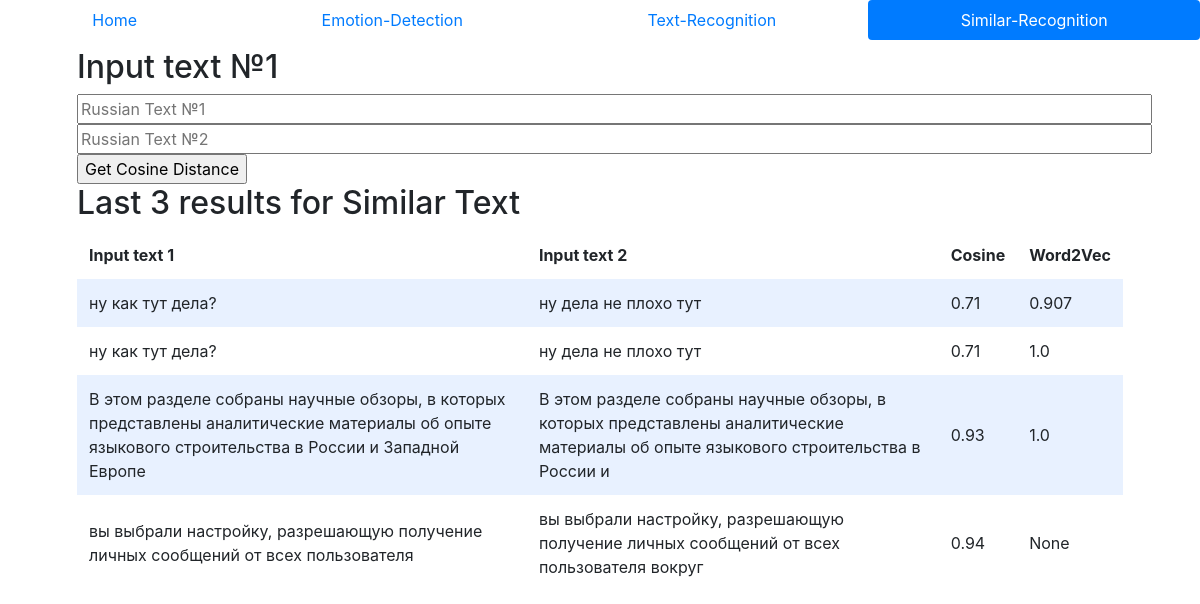
Before: /similar-recognition with the older database file.
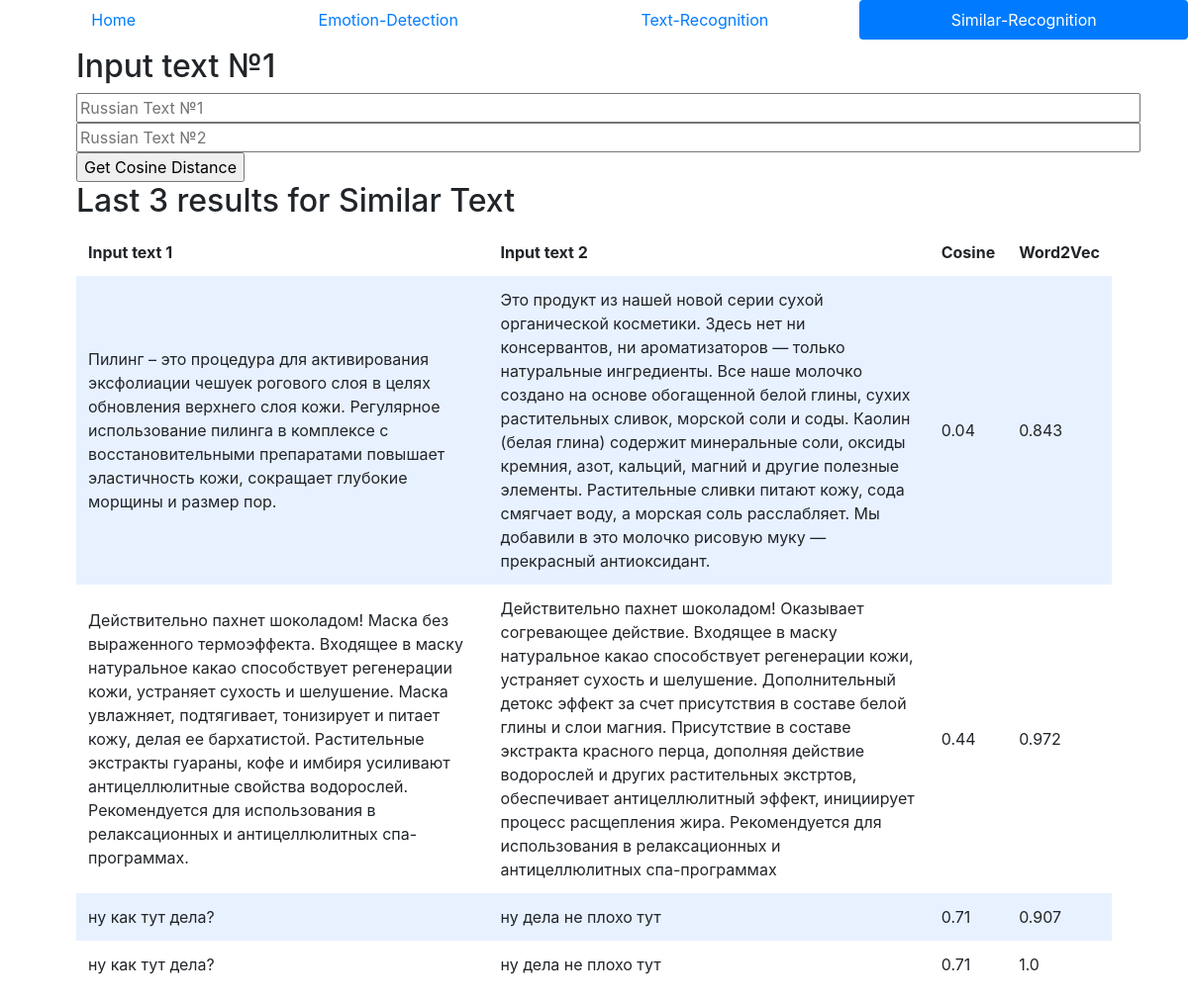
After: the same page with the newer database file.
### tables this page shows
CREATE TABLE similar(id INTEGER PRIMARY KEY AUTOINCREMENT, text_1 TEXT NOT NULL, text_2 TEXT NOT NULL, score FLOAT NOT NULL, w2v FLOAT);

### app.py (the view)
@app.route("/similar-recognition", methods=["GET", "POST"])
def similar_txt():
    if request.method == "POST":
        text_1 = request.form.get("text_1")
        text_2 = request.form.get("text_2")
        if not text_1 or not text_2:  # If there is no name, showing erros page
            return render_template("error.html", message="No texts, try again!")
        get_cosine = similarity.processing(text_1, text_2)
        s1_afv = similarity.avg_feature_vector(text_1, model=model,
                                               num_features=100, index2word_set=index2word_set)
        s2_afv = similarity.avg_feature_vector(text_2, model=model,
                                               num_features=100, index2word_set=index2word_set)
        get_cosine_w2v = similarity.cosine_distance(s1_afv, s2_afv)
        db.execute("INSERT INTO similar (text_1, text_2, score, w2v) VALUES(?, ?, ?, ?)",
                   text_1, text_2, get_cosine, round(float(get_cosine_w2v), 3))
        results = db.execute("SELECT * FROM similar ORDER BY id DESC LIMIT 4")
        return render_template("similar-recognition.html", results=results)
    else:
        results = db.execute("SELECT * FROM similar ORDER BY id DESC LIMIT 4")
        return render_template("similar-recognition.html", results=results)

### app.py (called while the page is built)
@app.after_request
def after_request(response):
    response.headers["Cache-Control"] = "no-cache, no-store, must-revalidate"
    response.headers["Expires"] = 0
    response.headers["Pragma"] = "no-cache"
    return response

### templates/similar-recognition.html (shortened to what this page needs)
<!DOCTYPE html>
<html lang="en">
    <head>
        <link rel="stylesheet" href="https://cdn.jsdelivr.net/npm/bootstrap@4.5.3/dist/css/bootstrap.min.css">
        <link href="static/styles.css" rel="stylesheet">
    </head>
    <body>
        <nav class="nav nav-pills nav-fill">
            <li class="nav-item">
                <a class="nav-link" href="/">Home</a>
            </li>
            <li class="nav-item">
                <a class="nav-link" href="/emotion-detection">Emotion-Detection</a>
            </li>
            <li class="nav-item">
                <a class="nav-link" href="/text-recognition">Text-Recognition</a>
            </li>
            <li class="nav-item">
                <a class="nav-link active" href="/similar-recognition">Similar-Recognition</a>
            </li>
        </nav>
        <div class="container">
            <div class="section">
                <h2>Input text №1</h2>
                <form action="/similar-recognition" method="post">
                    <input autofocus placeholder="Russian Text №1" name="text_1" type="text" size="100" required>
                    <input autofocus placeholder="Russian Text №2" name="text_2" type="text" size="100" required>
                    <input type="submit" value="Get Cosine Distance">
                </form>
                <h2>Last 3 results for Similar Text</h2>
                <table>
                    <thead>
                        <tr>
                            <th>Input text 1</th>
                            <th>Input text 2</th>
                            <th>Cosine</th>
                            <th>Word2Vec</th>
                        </tr>
                    </thead>
                    <tbody>
                        {% for result in results %}
                            <tr>
                                <td>{{ result.text_1 }}</td>
                                <td>{{ result.text_2 }}</td>
                                <td>{{ result.score }}</td>
                                <td>{{ result.w2v }}</td>
                            </tr>
                        {% endfor %}
                    </tbody>
                </table>
            </div>
        </div>
    </body>
</html>

Changed rows visible on the page:
no longer on this page (row unchanged): similar: text_1 "В этом разделе собраны научные обзоры, в которых представлены аналитические материалы об опыте языкового строительства в России и Западной Европе", text_2 "В этом разделе собраны научные обзоры, в которых представлены аналитические материалы об опыте языкового строительства в России и", score "0.93", w2v "1.0"
no longer on this page (row unchanged): similar: text_1 "вы выбрали настройку, разрешающую получение личных сообщений от всех пользователя", text_2 "вы выбрали настройку, разрешающую получение личных сообщений от всех пользователя вокруг", score "0.94", w2v "None"
added similar: text_1 "Пилинг – это процедура для активирования эксфолиации чешуек рогового слоя в целях обновления верхнего слоя кожи. Регулярное использование пилинга в комплексе с восстановительными препаратами повышает эластичность кожи, сокращает глубокие морщины и размер пор.", text_2 "Это продукт из нашей новой серии сухой органической косметики. Здесь нет ни консервантов, ни ароматизаторов — только натуральные ингредиенты. Все наше молочко создано на основе обогащенной белой глины, сухих растительных сливок, морской соли и соды. Каолин (белая глина) содержит минеральные соли, оксиды кремния, азот, кальций, магний и другие полезные элементы. Растительные сливки питают кожу, сода смягчает воду, а морская соль расслабляет. Мы добавили в это молочко рисовую муку — прекрасный антиоксидант.", score "0.04", w2v "0.843"
added similar: text_1 "Действительно пахнет шоколадом! Маска без выраженного термоэффекта. Входящее в маску натуральное какао способствует регенерации кожи, устраняет сухость и шелушение. Маска увлажняет, подтягивает, тонизирует и питает кожу, делая ее бархатистой. Растительные экстракты гуараны, кофе и имбиря усиливают антицеллюлитные свойства водорослей. Рекомендуется для использования в релаксационных и антицеллюлитных спа-программах.", text_2 "Действительно пахнет шоколадом! Оказывает согревающее действие. Входящее в маску натуральное какао способствует регенерации кожи, устраняет сухость и шелушение. Дополнительный детокс эффект за счет присутствия в составе белой глины и слои магния. Присутствие в составе экстракта красного перца, дополняя действие водорослей и других растительных экстртов, обеспечивает антицеллюлитный эффект, инициирует процесс расщепления жира. Рекомендуется для использования в релаксационных и антицеллюлитных спа-программах", score "0.44", w2v "0.972"
